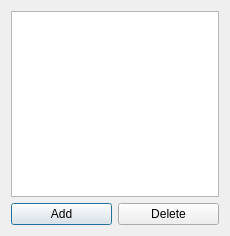
<?xml version="1.0" encoding="UTF-8"?>
<ui version="4.0">
 <class>PlacesWindow</class>
 <widget class="QDialog" name="PlacesWindow">
  <property name="geometry">
   <rect>
    <x>0</x>
    <y>0</y>
    <width>230</width>
    <height>236</height>
   </rect>
  </property>
  <property name="windowTitle">
   <string>Places</string>
  </property>
  <layout class="QVBoxLayout" name="verticalLayout">
   <item>
    <widget class="QListWidget" name="placesList"/>
   </item>
   <item>
    <layout class="QHBoxLayout" name="horizontalLayout">
     <item>
      <widget class="QPushButton" name="addButton">
       <property name="text">
        <string>Add</string>
       </property>
      </widget>
     </item>
     <item>
      <widget class="QPushButton" name="deleteButton">
       <property name="text">
        <string>Delete</string>
       </property>
      </widget>
     </item>
    </layout>
   </item>
  </layout>
 </widget>
 <resources/>
 <connections/>
</ui>
